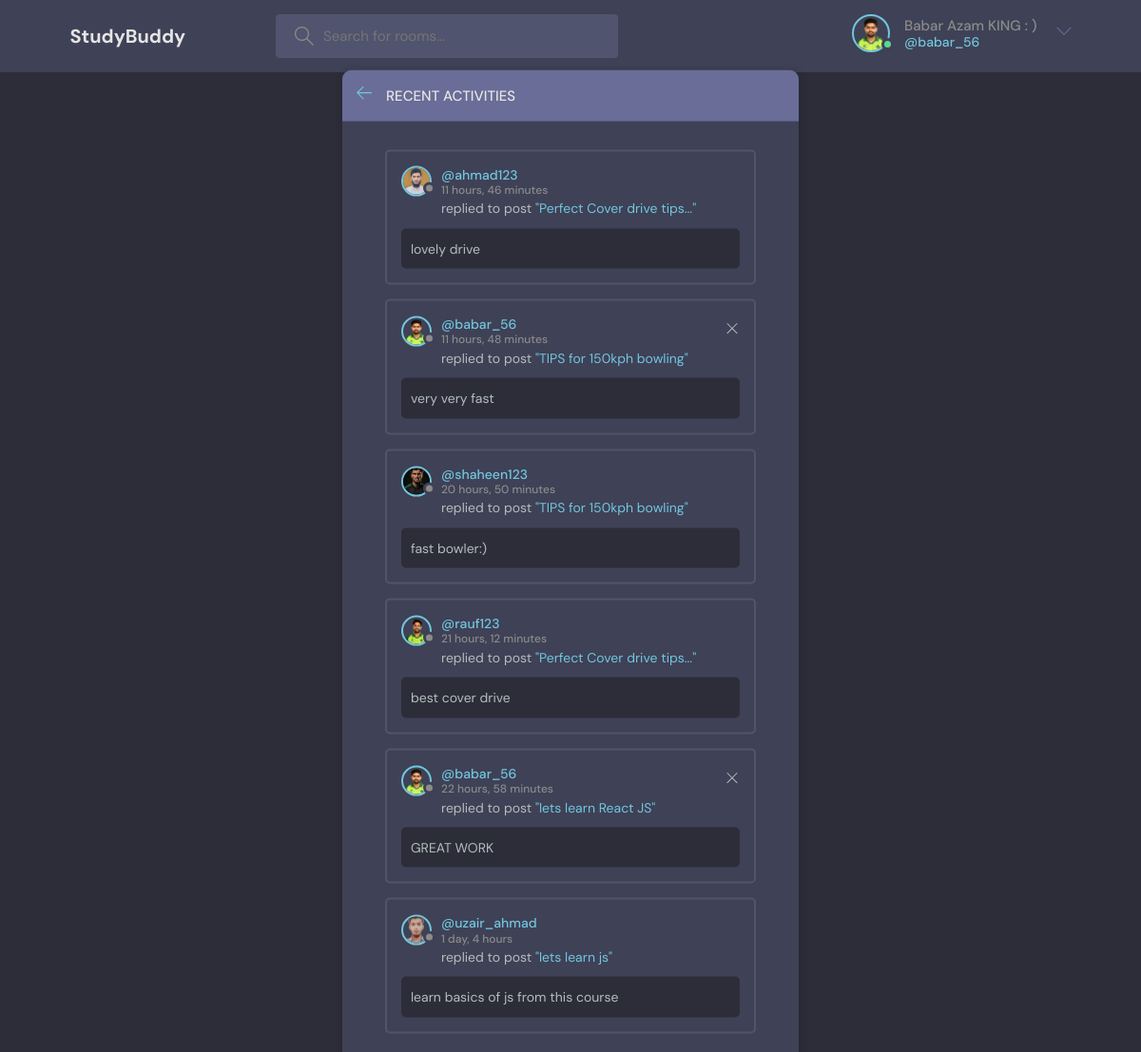
Screenshot of /acitivity (signed in) with the database file from the repository.
### base/models.py (models this page shows)
class User(AbstractUser):
    name = models.CharField(max_length=200, null=True)
    email = models.EmailField(unique=True, null=True)
    avatar=models.ImageField(null=True,default='avatar.svg')
    bio = models.TextField(null=True)
    USERNAME_FIELD = 'username'
    REQUIRED_FIELDS = ['email','name']

class Message(models.Model):
    user = models.ForeignKey(User, on_delete=models.CASCADE)
    room = models.ForeignKey(Room, on_delete=models.CASCADE)
    body = models.TextField()
    updated = models.DateTimeField(auto_now=True)
    created = models.DateTimeField(auto_now_add=True)
    class Meta:
        ordering= ['-updated','-created']
    def __str__(self):
        return self.body[0:50]

class Room(models.Model):
    host = models.ForeignKey(User, on_delete=models.SET_NULL, null=True)
    topic = models.ForeignKey(Topic, on_delete=models.SET_NULL, null=True)
    name = models.CharField(max_length=200)
    participants=models.ManyToManyField(User,related_name='participants',blank=True)
    description = models.TextField(null=True, blank=True)
    updated = models.DateTimeField(auto_now=True)
    created = models.DateTimeField(auto_now_add=True)
    class Meta:
        ordering= ['-updated','-created']
    def __str__(self):
        return self.name

### base/views.py (the view)
# urls.py: path('acitivity', views.activityPage, name='activity'),
def activityPage(request):
     message=Message.objects.all()
     return render(request, 'base/activity.html', {'message':message})

### base/templates/base/activity.html
{% extends 'main.html' %} {% block content %} {% load static %}
<main class="layout">
  <div class="container">
    <div class="layout__box">
      <div class="layout__boxHeader">
        <div class="layout__boxTitle">
          <a href="{% url 'home' %}">
            <svg
              version="1.1"
              xmlns="http://www.w3.org/2000/svg"
              width="32"
              height="32"
              viewBox="0 0 32 32"
            >
              <title>arrow-left</title>
              <path
                d="M13.723 2.286l-13.723 13.714 13.719 13.714 1.616-1.611-10.96-10.96h27.625v-2.286h-27.625l10.965-10.965-1.616-1.607z"
              ></path>
            </svg>
          </a>
          <h3>Recent Activities</h3>
        </div>
      </div>
      <div class="activities-page layout__body">
        {% for m in message %}
        <div class="activities__box">
          <div class="activities__boxHeader roomListRoom__header">
            <a
              href="{% url 'profile' m.user.id %}"
              class="roomListRoom__author"
            >
              <div class="avatar avatar--small">
                <img src="{{m.user.avatar.url}}" alt="Avatar" />
              </div>
              <p>
                @{{m.user.username}}
                <span>{{m.created|timesince}}</span>
              </p>
            </a>
            <div class="roomListRoom__actions">
              {% if request.user == m.user %}
              <a href="{% url 'deleteMessage' m.id %}">
                <svg
                  version="1.1"
                  xmlns="http://www.w3.org/2000/svg"
                  width="32"
                  height="32"
                  viewBox="0 0 32 32"
                >
                  <title>remove</title>
                  <path
                    d="M27.314 6.019l-1.333-1.333-9.98 9.981-9.981-9.981-1.333 1.333 9.981 9.981-9.981 9.98 1.333 1.333 9.981-9.98 9.98 9.98 1.333-1.333-9.98-9.98 9.98-9.981z"
                  ></path>
                </svg>
              </a>
              {% endif %}
            </div>
          </div>
          <div class="activities__boxContent">
            <p>
              replied to post
              <a href="{% url 'room' m.room.id %}">"{{m.room}}"</a>
            </p>
            <div class="activities__boxRoomContent">{{m}}</div>
          </div>
        </div>
        {% endfor %}
      </div>
    </div>
  </div>
</main>
{% endblock content%}

### templates/navbar.html (shortened to what this page needs)
{% load static %}
<header class="header header--loggedIn">
  <div class="container">
    <a href="{% url 'home' %}" class="header__logo">
      <h1>StudyBuddy</h1>
    </a>
    <form method="GET" class="header__search" action="{% url 'home' %}">
      <label>
        <input name="q" placeholder="Search for rooms..." />
      </label>
    </form>
    <nav class="header__menu">
      {% if request.user.is_authenticated%}
      <div class="header__user">
        <a href="{% url 'profile' request.user.id %}">
          <div class="avatar avatar--medium active">
            <img src="{{user.avatar.url}}" />
          </div>
          <p>
            {{ request.user.name }}<span>@{{ request.user.username }}</span>
          </p>
        </a>
        <button class="dropdown-button">
          <svg
            version="1.1"
            xmlns="http://www.w3.org/2000/svg"
            width="32"
            height="32"
            viewBox="0 0 32 32"
          >
            <title>chevron-down</title>
            <path d="M16 21l-13-13h-3l16 16 16-16h-3l-13 13z"></path>
          </svg>
        </button>
      </div>
      {% else %}
      <a href="{% url 'login' %}">
        <img src="{% static 'images/avatar.svg' %}" alt="Avatar" />
        <p>Login</p>
      </a>
      {% endif %}
    </nav>
  </div>
</header>

### rows the page displays
User: avatar (picture), user.name "Babar Azam KING : )", user.username "babar_56"
Message: user.avatar (picture), user.username "ahmad123", created "11 hours, 46 minutes", room "Perfect Cover drive tips...", body "lovely drive"
Message: user.avatar (picture), user.username "babar_56", created "11 hours, 48 minutes", room "TIPS for 150kph bowling", body "very very fast"
Message: user.avatar (picture), user.username "shaheen123", created "20 hours, 50 minutes", room "TIPS for 150kph bowling", body "fast bowler:)"
Message: user.avatar (picture), user.username "rauf123", created "21 hours, 12 minutes", room "Perfect Cover drive tips...", body "best cover drive"
Message: user.avatar (picture), user.username "babar_56", created "22 hours, 58 minutes", room "lets learn React JS", body "GREAT WORK"
Message: user.avatar (picture), user.username "uzair_ahmad", created "1 day, 4 hours", room "lets learn js", body "learn basics of js from this course"
